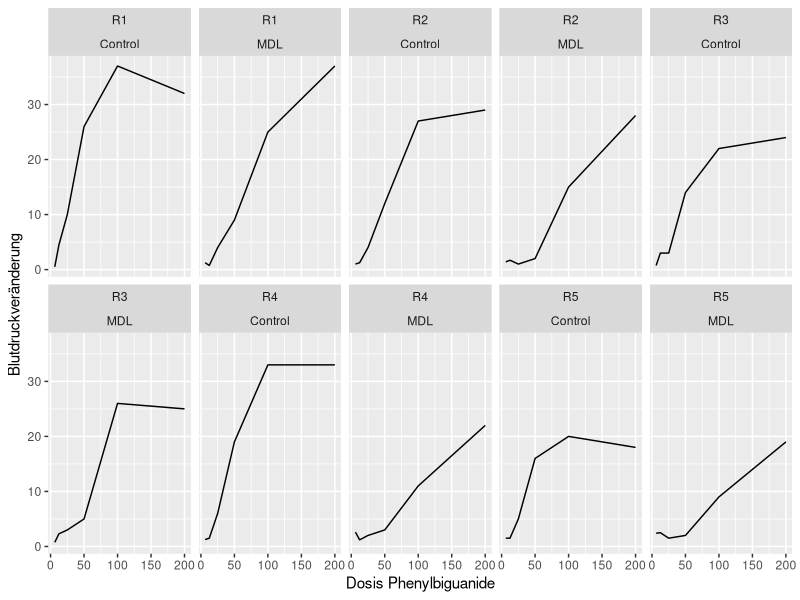
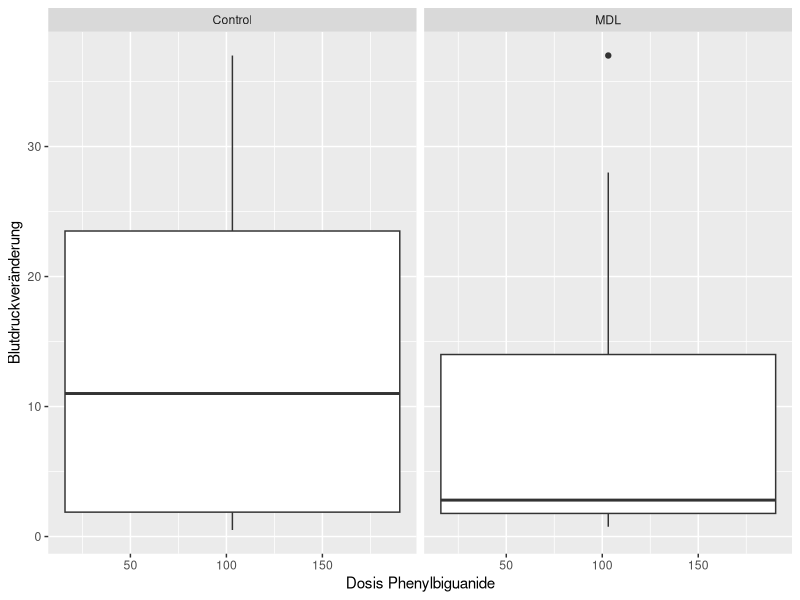

Reproduce these figures in R, in order.
## ---- chunk 1
library(knitr)
# Laden Sie benötigte Libraries...
## ---- chunk 2
#include_graphics("fig/tiere-gewicht.jpg")
## ---- chunk 3
# Ihre Lösung:
library(MASS)
library(ggplot2)
library(scales)

data(mammals)
species = c("Pig", "Rat", "African elephant", "Chimpanzee", "Cat", "Human", "Little brown bat")
mammals_species = mammals[species,]

my_plot = ggplot(mammals) +
    geom_point(aes(body, brain)) +
    geom_text(data = mammals_species, aes(body, brain, label = rownames(mammals_species)), color = "blue") + 
    scale_x_continuous("Körpergewicht (kg)", labels = scientific, trans='log10') + 
    scale_y_continuous("Gehirngewicht (g)", labels = scientific, trans='log10') 

# TODO: Grafik noch so erzeugen dass sie in pdf angezeigt wird
## ---- chunk 4
# Ihre Lösung:

# gramm in kg umwandeln für schöneres ratio

library(knitr)
r = mammals$brain/mammals$body

r_df = data.frame(mammal=rownames(mammals), ratio=r)
r_df_big = r_df[order(r_df$ratio, decreasing=TRUE), ]
kable(r_df_big[1:10,])
## ---- chunk 5
# Ihre Lösung:
r_df_small = r_df[order(r_df$ratio), ]
kable(r_df_small[1:10,])
## ---- chunk 6
# Ihre Lösung:
data(Rabbit)

ggplot(Rabbit, aes(Dose, BPchange)) +
  geom_line() +
  facet_wrap(~Animal + Treatment, ncol=5) +
  labs(x = "Dosis Phenylbiguanide", y = "Blutdruckveränderung") 
## ---- chunk 7
# Ihre Lösung:
ggplot(Rabbit, aes(Dose, BPchange)) +
  geom_boxplot() +
  facet_wrap(~Treatment) +
  labs(x = "Dosis Phenylbiguanide", y = "Blutdruckveränderung") 
